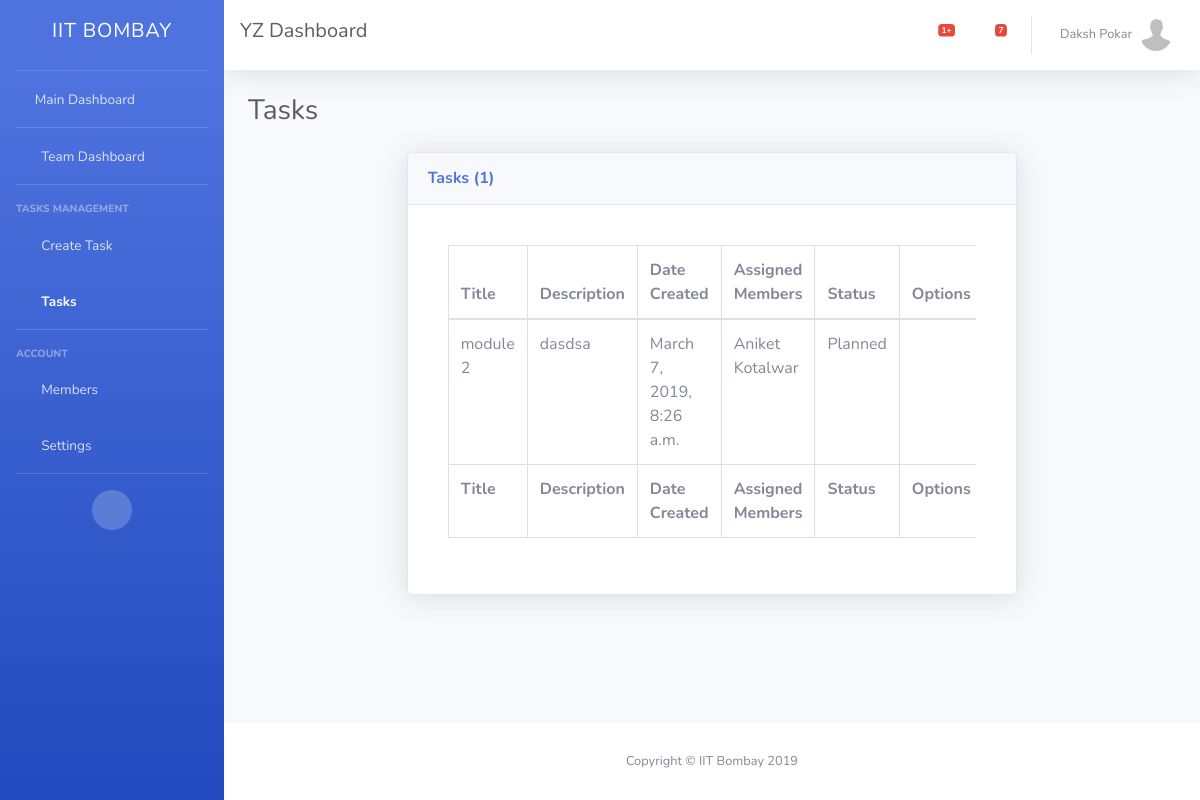
/team/yz3/tasks/ (signed in), run on the app's committed database.
### TM/models.py (models this page shows)
class Teams(models.Model):
    id = models.AutoField(primary_key=True)
    name = models.CharField(max_length=400)
    url = models.CharField(max_length=400)
    admin = models.ForeignKey(User, on_delete=models.CASCADE)
    members = models.ManyToManyField(User, through='Membership', related_name="member")

class UserProfile(models.Model):
    user = models.ForeignKey(User, on_delete=models.CASCADE)
    username = models.CharField(max_length=400)
    profile_picture = models.FileField(upload_to=user_directory, null=True, default='/default_profile.jpg', blank=True)

class Task(models.Model):
    id = models.AutoField(primary_key=True)
    belongs_to = models.ForeignKey(Teams, on_delete=models.CASCADE)
    title = models.CharField(max_length=400)
    desc = models.TextField()
    assigned_members = models.ManyToManyField(User, through='MembershipToTask', related_name="memberOfTask")
    status = models.IntegerField(default=0)
    date_created = models.DateTimeField(auto_now_add=True)
    url = models.CharField(max_length=400)

### TM/views.py (the view, shortened to what this page needs)
# urls.py: url(r'^team\/[a-zA-z0-9]+\/tasks\/$', TasksView.as_view(), name="tasks"),
class TasksView(LoginRequiredMixin, TemplateView):
    template_name="team/tasks.html"
    login_url='/../login'
    def get(self, request):
        user = request.user
        us = UserProfile.objects.get(user=user)
        team = Teams.objects.get(url=request.path.split("/")[2])
        tasks = Task.objects.filter(belongs_to=team)
        return render(request, self.template_name, {'user': user, 'us': us, 'team': team, 'tasks': tasks})

### TM/templates/team/tasks.html (shortened to what this page needs)
<!DOCTYPE html>
{% load static %}
<html lang="en">
<head>
  <link href="{% static 'vendor/fontawesome-free/css/all.min.css' %}" rel="stylesheet" type="text/css">
  <link href="{% static 'css/sb-admin-2.min.css' %}" rel="stylesheet">
  <link href="{% static 'vendor/datatables/dataTables.bootstrap4.min.css' %}" rel="stylesheet">
</head>
<body id="page-top">
  <div id="wrapper">
    {% block sidebar %}
      {% include "team/menu.html" %}
    {% endblock %}
    <div id="content-wrapper" class="d-flex flex-column">
      <div id="content">
        {% block topbar %}
        {% include "team/topbar.html" %}
      {% endblock %}
        <div class="container-fluid">
          <div class="d-sm-flex align-items-center justify-content-between mb-4">
            <h1 class="h3 mb-0 text-gray-800">Tasks</h1>
          </div>
          <form method="post" enctype="multipart/form-data">
          <div class="row">
            <div class="col-xl-2"></div>
            <div class="col-xl-8">
              <div class="card shadow mb-4">
                <div class="card-header py-3 d-flex flex-row align-items-center justify-content-between">
                  <h6 class="m-0 font-weight-bold text-primary">Tasks ({{tasks.all.count}})</h6>
                </div>
                <div class="card-body">
                        <div class="card-body">
                            <div class="table-responsive">
                                <table class="table table-bordered" id="dataTable" width="100%" cellspacing="0">
                                  <thead>
                                    <tr>
                                      <th>Title</th>
                                      <th>Description</th>
                                      <th>Date Created</th>
                                      <th>Assigned Members</th>
                                      <th>Status</th>
                                      <th>Options</th>
                                    </tr>
                                  </thead>
                                  <tfoot>
                                    <tr>
                                        <th>Title</th>
                                        <th>Description</th>
                                        <th>Date Created</th>
                                        <th>Assigned Members</th>
                                        <th>Status</th>
                                        <th>Options</th>
                                    </tr>
                                  </tfoot>
                                  <tbody>
                                      {%  for i in tasks.all  %}
                                    <tr>
                                      <td>{{ i.title }}</td>
                                      <td>{{ i.desc }}</td>
                                      <td>{{ i.date_created }}</td>
                                      <td>
                                        {%  for j in i.assigned_members.all  %}
                                        {%  if j != team.admin  %}
                                          {{  j.first_name  }} {{ j.last_name }}<br>
                                          {%  endif %}
                                        {%  endfor  %}
                                      </td>
                                      <td>
                                        {%  if i.status == 0  %}Planned{%  elif i.status == 1  %}In Progress{%  elif i.status == 2  %}Done{%  endif %}
                                      </td>
                                      <td>
                                        <a href="/team/tasks/{{ i.url }}/"><i class="fas fa-external-link-alt"></i></a>
                                        <a href="/team/tasks/{{ i.url }}/delete/" style="margin-left: 10px"><i class="fas fa-trash"></i></a>
                                      </td>
                                    </tr>
                                    {%  endfor %}
                                  </tbody>
                                </table>
                              </div>
                                </div>
                </div>
              </div>
            </div>
            <div class="col-xl-2"></div>
            </div></form>
        </div>
      </div>
      {% block footer %}
      {% include "footer.html" %}
    {% endblock %}
    </div>
  </div>
</body>
</html>

### TM/templates/team/topbar.html (shortened to what this page needs)
<nav class="navbar navbar-expand navbar-light bg-white topbar mb-4 static-top shadow">
        <a style="color: #5a5c69; text-decoration: none" class="sidebar-brand d-flex align-items-center justify-content-center" href="/dashboard/">
          <div class="sidebar-brand-icon">
              <h5>{{  team.name }} Dashboard</h5>
            </div>
        </a>
        <ul class="navbar-nav ml-auto">
          {% block alerts %}
          {% include "alerts.html" %}
        {% endblock %}
          {% block messages %}
          {% include "mess_notification.html" %}
        {% endblock %}
          {% block profile %}
          {% include "profile_menu.html" %}
        {% endblock %}
        </ul>
      </nav>

### TM/templates/profile_menu.html (shortened to what this page needs)
            <li class="nav-item dropdown no-arrow">
              <a class="nav-link dropdown-toggle" href="#" id="userDropdown" role="button" data-toggle="dropdown" aria-haspopup="true" aria-expanded="false">
                <span class="mr-2 d-none d-lg-inline text-gray-600 small">{{  user.first_name  }} {{ user.last_name }}</span>
                <img class="img-profile rounded-circle" src="{{ MEDIA_ROOT }}{{  us.profile_picture.url  }}">
              </a>
            </li>

### data on the page
Teams: name "YZ"
UserProfile: profile_picture (placeholder picture)
Task: title "module 2", desc "dasdsa", date_created "March 7, 2019, 8:26 a.m.", status "Planned"

### other printed values
{{ user.first_name }} "Daksh"
{{ user.last_name }} "Pokar"
{{ tasks.all.count }} "1"
{{ j.first_name }} "Aniket"
{{ j.last_name }} "Kotalwar"
